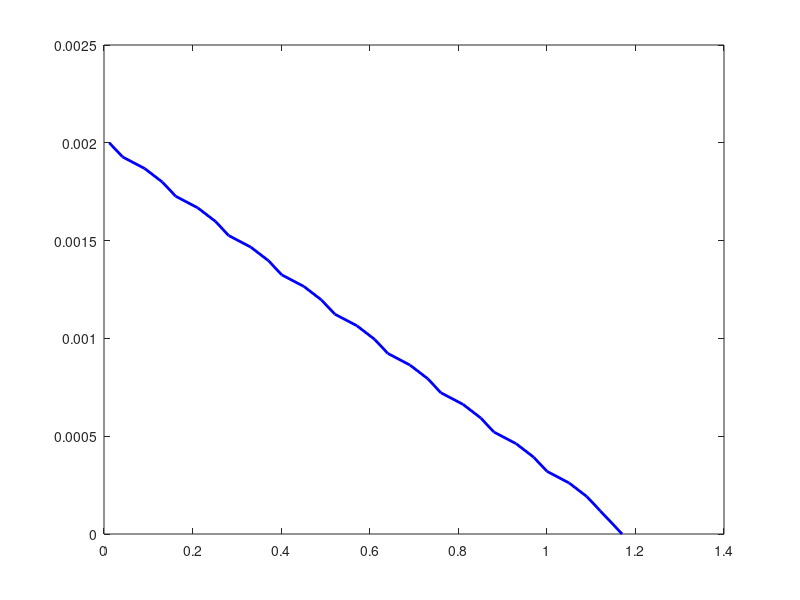

The MATLAB source for this figure:
%AE 370 Problem 2 hw 3 Steve Macenski 

clc;clear all;

%Setting constants 
N = 30;
n = 3/2;
U = zeros(1,N);
x = zeros(1,N);
r = (1/100)*[1 2 3 1 2 3 1 2 3 1 2 3 1 2 3 1 2 3 1 2 3 1 2 3 1 2 3 1 2 3];
Loc(1) = .02;

%Creating the x array for the different sized beads 
 for i = 2:N
Loc(i) = 2*r(i)+Loc(i-1);
x(i) = Loc(i-1);
 end
%Setting the new U for the new x array 
for i = 1:N
U(i) = 2/1000*cos(pi*x(i)/(2*x(N)));
end 
%constants determined 
E = 70e9;
v = .33; 
%Finding R star and E star based on prior work 
for i = 1:29
Rstar(i) = inv(inv(r(i))+inv(r(i+1)));
end
Rstar(30) = .03;
Estar = inv((1-v^2)/E + (1-v^2)/E);

%Finding all the Kij values via formula 
for i = 1:length(Rstar)
k(i) = (4/3)*Estar*sqrt(Rstar(i));
end 
tol = 1e-8;
F = 1;
g=0;

%completing algrithm for converganace 

while norm(F) > tol
    F = zeros(1,N);
    %Setting F
    
    for i = 2:N-2
        F(i) = k(i-1)*(U(i-1)-U(i)).^n-k(i)*(U(i)-U(i+1)).^n;
        i = i + 1;
    end 

        %setting gradient F 
    gradF = zeros(N,N);
    
        %populating gradF
    for i = 2:N-1
        gradF(i,i-1) = k(i-1)*n*(U(i-1)-U(i)).^(n-1);
        gradF(i,i)   = -k(i-1)*n*(U(i-1)-(U(i))).^(n-1)-k(i)*n*(U(i)-U(i+1)).^(n-1);
        gradF(i,i+1) = k(i)*n*(U(i)-U(i+1)).^(n-1); 
    end
   
    
    gradF(1,1) = 1;
    gradF(N,N) = 1;
    %iterating the new delta X and iterating more if new U is above tol 
    deltaX = -gradF\F';
    U = U + deltaX';
    g = g +1;

end 


fprintf('Convergance after %f iterations\n',g); %g = 7

for i = 1:N
    y(i) = x(i)+U(i)+r(i);
end
figure(1)
plot(y,U,'b','linewidth',2)

    F(1) = k(2)*abs((U(2)-U(3))).^n;
    F(N-1) = k(N-1)*abs((U(N-1)-U(N))).^n;


%%%% value of F1 = 2.74e3, value of FN = 2.743e3

fprintf('F1 is %f\n',F(1))
fprintf('FN is %f\n',F(N))



